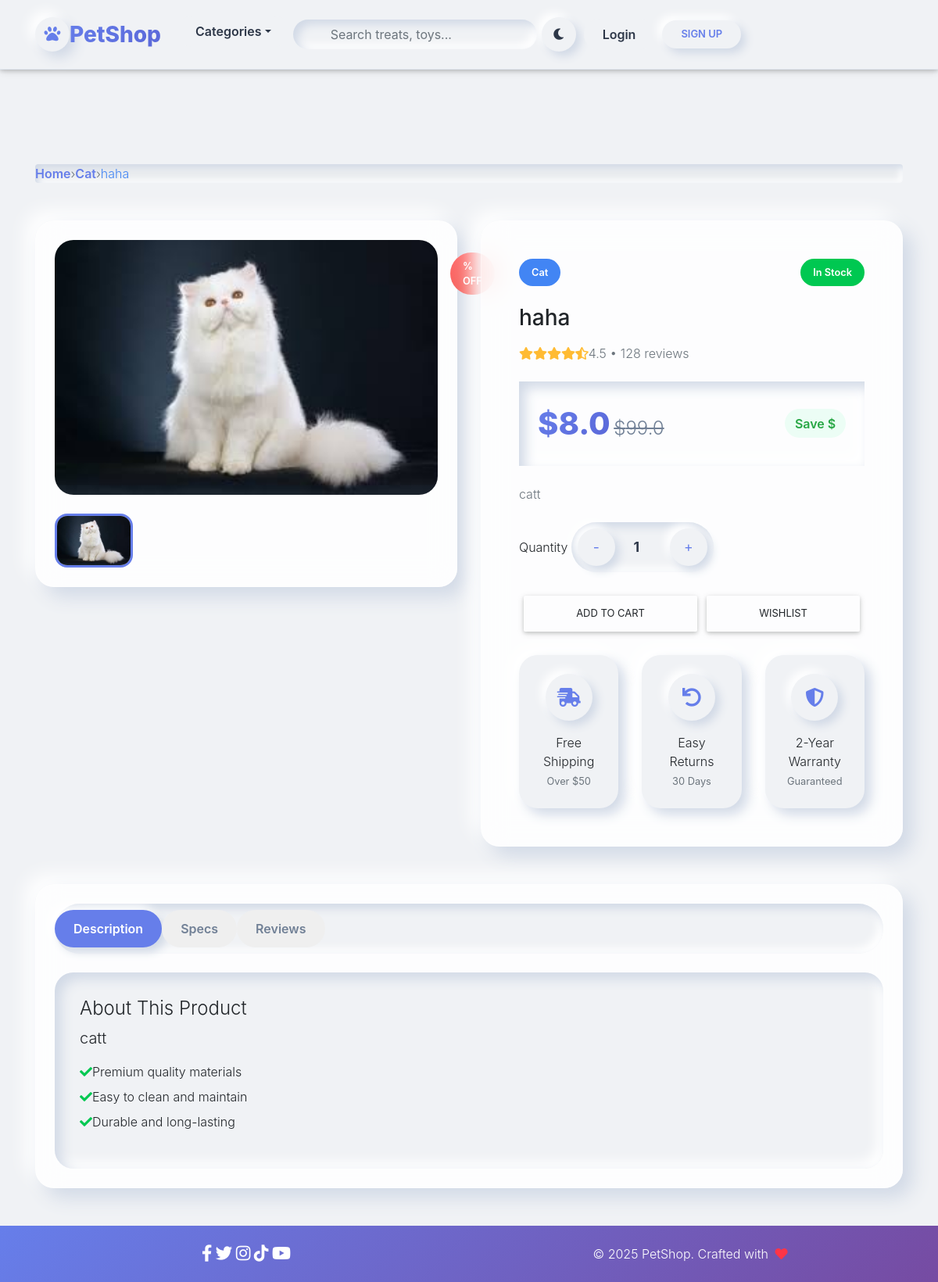
/product/1/, run on the app's committed database.
### core/models.py (models this page shows, shortened)
class Item(models.Model):
    title = models.CharField(max_length=100)
    price = models.FloatField()
    discount_price = models.FloatField(blank=True, null=True)
    category = models.CharField(choices=CATEGORY_CHOICES, max_length=2)
    label = models.CharField(choices=LABEL_CHOICES, max_length=1)
    slug = models.SlugField()
    description = models.TextField()
    image = models.ImageField()
    def get_add_to_cart_url(self):
        return reverse("core:add-to-cart", kwargs={
            'slug': self.slug
        })

### core/views.py (the view)
# urls.py: path('product/<slug>/', ItemDetailView.as_view(), name='product'),
class ItemDetailView(DetailView):
    model = Item
    template_name = "product.html"

### templates/product.html (shortened to what this page needs)
{% extends "base.html" %}
{% load static %}
{% block content %}
<main class="py-5">
    <div class="container">
        <nav class="mb-5">
            <ol class="breadcrumb breadcrumb-neu m-0 p-0 list-unstyled d-flex align-items-center gap-3">
                <li class="breadcrumb-item">
                    <a href="{% url 'core:home' %}">Home</a>
                </li>
                <li class="text-muted">›</li>
                <li class="breadcrumb-item">
                    <a href="{% url 'core:home' %}?category={{ object.category }}">{{ object.get_category_display }}</a>
                </li>
                <li class="text-muted">›</li>
                <li class="breadcrumb-item text-primary fw-bold">{{ object.title|truncatewords:5 }}</li>
            </ol>
        </nav>
        <div class="row g-5">
            <div class="col-lg-6">
                <div class="glass-card p-4 neu-shadow">
                    <div class="mb-4 overflow-hidden rounded-3">
                        {% if object.image %}
                        <img src="{{ object.image.url }}" class="img-fluid gallery-main w-100" alt="{{ object.title }}" id="mainImage">
                        {% else %}
                        <div class="bg-light gallery-main d-flex align-items-center justify-content-center">
                            <i class="fas fa-image fa-4x text-muted"></i>
                        </div>
                        {% endif %}
                        {% if object.discount_price %}
                        <span class="badge-neu badge-discount position-absolute top-0 end-0 m-3">
                            {{ object.get_discount_percentage }}% OFF
                        </span>
                        {% endif %}
                    </div>
                    <div class="row g-3">
                        {% if object.image %}
                        <div class="col-3">
                            <img src="{{ object.image.url }}" class="img-fluid thumbnail-neu active"
                                 data-full="{{ object.image.url }}" onclick="changeMainImage(this)" alt="thumb 1">
                        </div>
                        {% endif %}
                    </div>
                </div>
            </div>
            <div class="col-lg-6">
                <div class="glass-card p-5 neu-shadow h-100 d-flex flex-column">
                    <div class="d-flex justify-content-between align-items-center mb-4">
                        <div class="d-flex gap-2">
                            <span class="badge-neu bg-primary text-white">{{ object.get_category_display }}</span>
                        </div>
                        <span class="badge-neu bg-success text-white">In Stock</span>
                    </div>
                    <h1 class="h3 fw-bold mb-3 animate-fade-up" style="animation-delay: 0.1s;">{{ object.title }}</h1>
                    <div class="d-flex align-items-center mb-4 animate-fade-up" style="animation-delay: 0.2s;">
                        <div class="text-warning me-2">
                            <i class="fas fa-star"></i><i class="fas fa-star"></i><i class="fas fa-star"></i><i class="fas fa-star"></i><i class="fas fa-star-half-alt"></i>
                        </div>
                        <span class="text-muted">4.5 • 128 reviews</span>
                    </div>
                    <div class="mb-4 p-4 rounded-3 neu-inset animate-fade-up" style="animation-delay: 0.3s;">
                        {% if object.discount_price %}
                        <div class="d-flex align-items-center justify-content-between">
                            <div>
                                <span class="price-large">${{ object.discount_price }}</span>
                                <span class="price-original ms-3">${{ object.price }}</span>
                            </div>
                            <div class="text-end">
                                <div class="savings-badge">Save ${{ object.get_savings_amount }}</div>
                            </div>
                        </div>
                        {% else %}
                        <div class="price-large">${{ object.price }}</div>
                        {% endif %}
                    </div>
                    <p class="text-muted mb-4 flex-grow-1 animate-fade-up" style="animation-delay: 0.4s;">
                        {{ object.description }}
                    </p>
                    <div class="mb-4 animate-fade-up" style="animation-delay: 0.5s;">
                        <label class="form-label fw-bold mb-3">Quantity</label>
                        <div class="quantity-group">
                            <button class="quantity-btn" onclick="decreaseQuantity()">-</button>
                            <input type="number" id="quantity" value="1" min="1" max="10" class="quantity-input" readonly>
                            <button class="quantity-btn" onclick="increaseQuantity()">+</button>
                        </div>
                    </div>
                    <div class="d-flex gap-3 mb-4 animate-fade-up" style="animation-delay: 0.6s;">
                        <a href="{{ object.get_add_to_cart_url }}" class="btn btn-neu-primary flex-fill" id="addToCartBtn">
                            Add to Cart
                        </a>
                        <button class="btn btn-neu-outline flex-fill" onclick="addToWishlist()">
                            Wishlist
                        </button>
                    </div>
                    <div class="row g-3 text-center animate-fade-up" style="animation-delay: 0.7s;">
                        <div class="col-4">
                            <div class="feature-card-neu">
                                <div class="feature-icon"><i class="fas fa-shipping-fast"></i></div>
                                <div class="fw-bold">Free Shipping</div>
                                <small class="text-muted">Over $50</small>
                            </div>
                        </div>
                        <div class="col-4">
                            <div class="feature-card-neu">
                                <div class="feature-icon"><i class="fas fa-undo"></i></div>
                                <div class="fw-bold">Easy Returns</div>
                                <small class="text-muted">30 Days</small>
                            </div>
                        </div>
                        <div class="col-4">
                            <div class="feature-card-neu">
                                <div class="feature-icon"><i class="fas fa-shield-alt"></i></div>
                                <div class="fw-bold">2-Year Warranty</div>
                                <small class="text-muted">Guaranteed</small>
                            </div>
                        </div>
                    </div>
                </div>
            </div>
        </div>
        <div class="glass-card p-4 mt-5 neu-shadow">
            <ul class="nav nav-tabs-neu mb-4" id="productTabs">
                <li class="nav-item">
                    <button class="nav-link active" data-bs-toggle="tab" data-bs-target="#desc">Description</button>
                </li>
                <li class="nav-item">
                    <button class="nav-link" data-bs-toggle="tab" data-bs-target="#specs">Specs</button>
                </li>
                <li class="nav-item">
                    <button class="nav-link" data-bs-toggle="tab" data-bs-target="#reviews">Reviews</button>
                </li>
            </ul>
            <div class="tab-content tab-content-neu">
                <div class="tab-pane fade show active" id="desc">
                    <h4>About This Product</h4>
                    <p class="lead">{{ object.description }}</p>
                    <ul class="list-unstyled mt-3">
                        <li class="mb-2"><i class="fas fa-check text-success me-2"></i>Premium quality materials</li>
                        <li class="mb-2"><i class="fas fa-check text-success me-2"></i>Easy to clean and maintain</li>
                        <li class="mb-2"><i class="fas fa-check text-success me-2"></i>Durable and long-lasting</li>
                    </ul>
                </div>
            </div>
        </div>
    </div>
</main>
{% endblock %}

### templates/product.html (style rules this page uses)
:root { --bg: #f0f2f5; --card: #f8fafc; --primary: #667eea; --primary-dark: #5a67d8; --text: #2d3748; --text-light: #718096; --success: #10b981; --danger: #ef4444; --warning: #f59e0b; }
body { background: var(--bg); font-family: 'Inter', sans-serif; }
.neu-shadow { background: var(--bg); box-shadow: 12px 12px 24px #d1d9e6, -12px -12px 24px #ffffff; transition: all 0.4s ease; }
.neu-inset { box-shadow: inset 8px 8px 16px #d1d9e6, inset -8px -8px 16px #ffffff; }
.glass-card { background: rgba(255, 255, 255, 0.85); backdrop-filter: blur(16px); -webkit-backdrop-filter: blur(16px); border: 1px solid rgba(255, 255, 255, 0.3); border-radius: 1.5rem; }
.breadcrumb-neu { background: var(--bg); border-radius: 50px; padding: 0.75rem 1.5rem; display: inline-flex; box-shadow: inset 4px 4px 8px #d1d9e6, inset -4px -4px 8px #ffffff; }
.breadcrumb-item a { color: var(--primary); text-decoration: none; font-weight: 600; transition: all 0.3s ease; }
.gallery-main { height: 480px; object-fit: cover; border-radius: 1.5rem; transition: all 0.4s ease; }
.thumbnail-neu { height: 90px; object-fit: cover; border-radius: 1rem; cursor: pointer; transition: all 0.3s ease; border: 3px solid transparent; box-shadow: 6px 6px 12px #d1d9e6, -6px -6px 12px #ffffff; }
.thumbnail-neu.active { border-color: var(--primary); box-shadow: inset 4px 4px 8px #d1d9e6, inset -4px -4px 8px #ffffff; }
.badge-neu { padding: 0.5rem 1rem; border-radius: 50px; font-weight: 600; font-size: 0.8rem; backdrop-filter: blur(8px); }
.badge-discount { background: linear-gradient(135deg, #ff6b6b, #ee5a52); color: white; animation: pulse 2s infinite; }
.price-large { font-size: 2.5rem; font-weight: 800; background: linear-gradient(135deg, var(--primary), var(--primary-dark)); -webkit-background-clip: text; -webkit-text-fill-color: transparent; background-clip: text; }
.price-original { font-size: 1.5rem; color: var(--text-light); text-decoration: line-through; }
.savings-badge { background: #ecfdf5; color: var(--success); border-radius: 50px; padding: 0.4rem 0.8rem; font-weight: 600; }
.quantity-group { background: var(--bg); border-radius: 50px; padding: 0.5rem; display: inline-flex; align-items: center; box-shadow: inset 6px 6px 12px #d1d9e6, inset -6px -6px 12px #ffffff; }
.quantity-btn { width: 48px; height: 48px; background: var(--bg); color: var(--primary); border: none; border-radius: 50%; font-size: 1.1rem; display: flex; align-items: center; justify-content: center; box-shadow: 6px 6px 12px #d1d9e6, -6px -6px 12px #ffffff; transition: all 0.3s ease; }
.quantity-input { width: 70px; height: 48px; background: transparent; border: none; text-align: center; font-weight: 700; font-size: 1.1rem; color: var(--text); }
.btn-neu-primary { background: var(--bg); color: var(--primary); border: none; border-radius: 50px; padding: 0.75rem 2rem; font-weight: 600; box-shadow: 8px 8px 16px #d1d9e6, -8px -8px 16px #ffffff; transition: all 0.3s ease; }
.btn-neu-outline { background: transparent; color: var(--primary); border: 2px solid var(--primary); border-radius: 50px; padding: 0.75rem 2rem; font-weight: 600; transition: all 0.3s ease; }
.feature-card-neu { background: var(--bg); border-radius: 1.5rem; padding: 1.5rem; text-align: center; box-shadow: 8px 8px 16px #d1d9e6, -8px -8px 16px #ffffff; transition: all 0.3s ease; }
.feature-icon { width: 60px; height: 60px; background: var(--bg); color: var(--primary); border-radius: 50%; display: flex; align-items: center; justify-content: center; margin: 0 auto 1rem; font-size: 1.5rem; box-shadow: 6px 6px 12px #d1d9e6, -6px -6px 12px #ffffff; animation: float 3s ease-in-out infinite; }
.nav-tabs-neu { border: none; background: var(--bg); border-radius: 50px; padding: 0.5rem; display: inline-flex; box-shadow: inset 6px 6px 12px #d1d9e6, inset -6px -6px 12px #ffffff; }
.nav-tabs-neu .nav-link { border: none; color: var(--text-light); font-weight: 600; padding: 0.75rem 1.5rem; border-radius: 50px; transition: all 0.3s ease; }
.nav-tabs-neu .nav-link.active { background: var(--primary); color: white; box-shadow: 6px 6px 12px #d1d9e6, -6px -6px 12px #ffffff; }
.tab-content-neu { background: var(--bg); border-radius: 1.5rem; padding: 2rem; margin-top: 1rem; box-shadow: inset 8px 8px 16px #d1d9e6, inset -8px -8px 16px #ffffff; }
.animate-fade-up { opacity: 0; transform: translateY(20px); animation: fadeUp 0.6s ease forwards; }

### templates/base.html (style rules this page uses)
html, body, header, .carousel { height: 60vh; }

### data on the page
Item: category "Cat", title "haha", image (picture), discount_price "8.0", price "99.0", description "catt"
